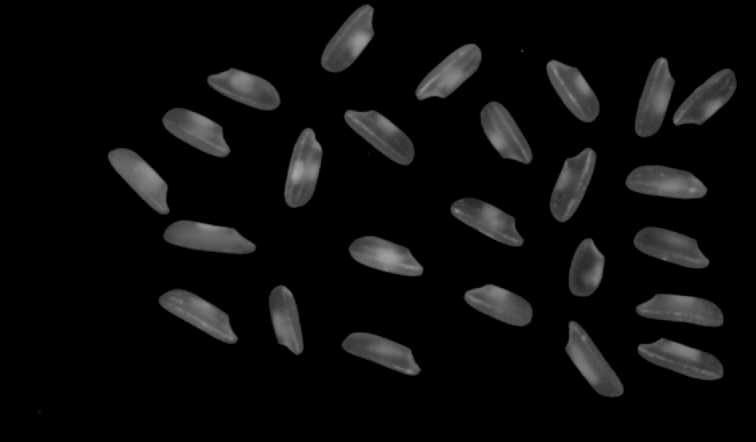
#> input picture picture/ricetest.png, 756 x 442 px
$ python Thresholding.py
#> lines starting #> are read from the running program, lines starting #| are printed output that depends on the picture; after the words box and inside, x2 and y2 are one past the last pixel; in counts of white or black regions, pixels touching at a corner belong together
# coding=utf-8
# 二值化和大津法
# Otsu's Binarization
# 大津法细节介绍：
# http://www.cnblogs.com/herway/archive/2011/09/23/2186698.html
# http://docs.opencv.org/3.0-beta/doc/py_tutorials/py_imgproc/py_thresholding/py_thresholding.html#thresholding

import cv2
import numpy as np
from matplotlib import pyplot as plt

RiceImg = cv2.imread('picture/ricetest.png', 0)
#> RiceImg is the input picture: shape (442, 756); min 0, max 167, mean 12.3
blur = cv2.GaussianBlur(RiceImg, (5, 5), 0)
# find normalized_histogram, and its cumulative distribution function
hist = cv2.calcHist([blur], [0], None, [256], [0, 256])
#> hist = 256 values, max 271937 at index 0, min 0 at index 161, mean 1305.3
hist_norm = hist.ravel() / hist.max()
#> hist_norm = 256 values, max 1 at index 0, min 0 at index 161, mean 0.0048
Q = hist_norm.cumsum()
#> Q = 256 values from 1 to 1.23

bins = np.arange(256)

fn_min = np.inf
thresh = -1

for i in range(1, 256):
    p1, p2 = np.hsplit(hist_norm, [i])  # probabilities
    q1, q2 = Q[i], Q[255] - Q[i]  # cum sum of classes
    b1, b2 = np.hsplit(bins, [i])  # weights

    # finding means and variances
    m1, m2 = np.sum(p1 * b1) / q1, np.sum(p2 * b2) / q2
    v1, v2 = np.sum(((b1 - m1) ** 2) * p1) / q1, np.sum(((b2 - m2) ** 2) * p2) / q2

    # calculates the minimization function
    fn = v1 * q1 + v2 * q2
    if fn < fn_min:
        fn_min = fn
        thresh = i
#> this loop made 255 passes
#> (p1, q1, q2, m1, m2, v1, v2, fn) on passes 1 to 6: ([1], 1.01, 0.22, 0, 68.74, 0, 1271.4, 280.3), ([1, 0.00835], 1.01, 0.216, 0.00825, 70.2, 0.00818, 1123.7, 242.4), ([1, 0.00835, 0.0047], 1.02, 0.213, 0.0175, 71.15, 0.0264, 1037.8, 220.8), ([1, 0.00835, 0.0047, 0.003], 1.02, 0.21, 0.0263, 71.92, 0.0525, 984.1, 207), ([1, 0.00835, 0.0047, 0.003, 0.00242], 1.02, 0.208, 0.0357, 72.59, 0.0897, 940.8, 196), ([1, 0.00835, 0.0047, 0.003, 0.00242, 0.00206], 1.02, 0.206, 0.0457, 73.21, 0.139, 904.4, 186.7)
#> (q1, q2, m1, m2, v1, v2, fn, fn_min) on passes 8 to 13: (1.03, 0.203, 0.0694, 74.33, 0.291, 837.2, 170.2, 170.2), (1.03, 0.202, 0.0817, 74.78, 0.388, 808.4, 163.3, 163.3), (1.03, 0.2, 0.0937, 75.23, 0.495, 784.1, 157.4, 157.4), (1.03, 0.199, 0.107, 75.61, 0.624, 760, 151.8, 151.8), (1.03, 0.198, 0.12, 76.01, 0.762, 739.3, 147, 147), (1.03, 0.197, 0.134, 76.36, 0.928, 718.3, 142.2, 142.2)
#> after the loop, fn_min = 91.67; thresh = 42

# find otsu's threshold value with OpenCV function
ret, otsu = cv2.threshold(blur, 0, 255, cv2.THRESH_BINARY + cv2.THRESH_OTSU)
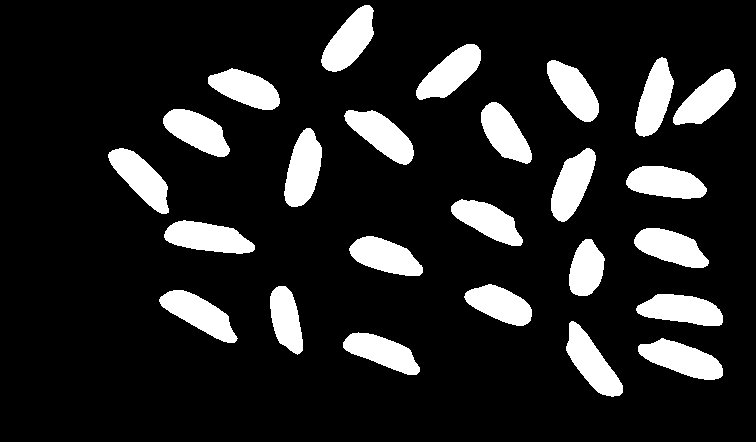
#> otsu: shape (442, 756); 14.2% white; 25 white regions, largest, box (x1, y1, x2, y2) and area: (164, 220, 255, 254) 2061, (638, 338, 723, 380) 2054, (284, 128, 322, 207) 2037
#> ret = 41

print (thresh, ret)
#| 42 41.0

ret1, manual = cv2.threshold(RiceImg, thresh, 255, cv2.THRESH_BINARY)
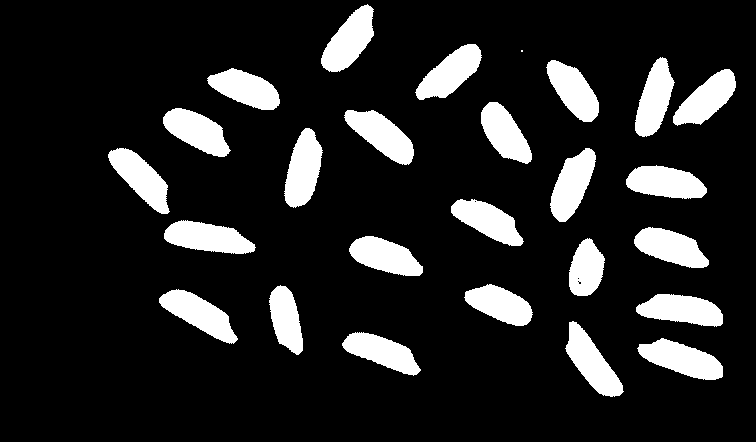
#> manual: shape (442, 756); 14.3% white; 26 white regions (1 under 20 px), largest, box (x1, y1, x2, y2) and area: (164, 220, 256, 254) 2072, (637, 338, 723, 380) 2072, (284, 128, 323, 208) 2044
#> ret1 = 42
title = ['Origin', 'filter', 'manual', 'function']
images = [RiceImg, blur, manual, otsu]

for i in range(4):
    plt.subplot(1, 4, i + 1), plt.imshow(images[i], 'gray')
    plt.title(title[i])
    plt.xticks([]), plt.yticks([])

plt.show()
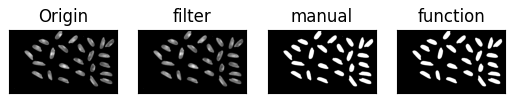
#> figure drawn by matplotlib, 4 panels

# 综上，OpenCV自带的OTSU效果最棒
